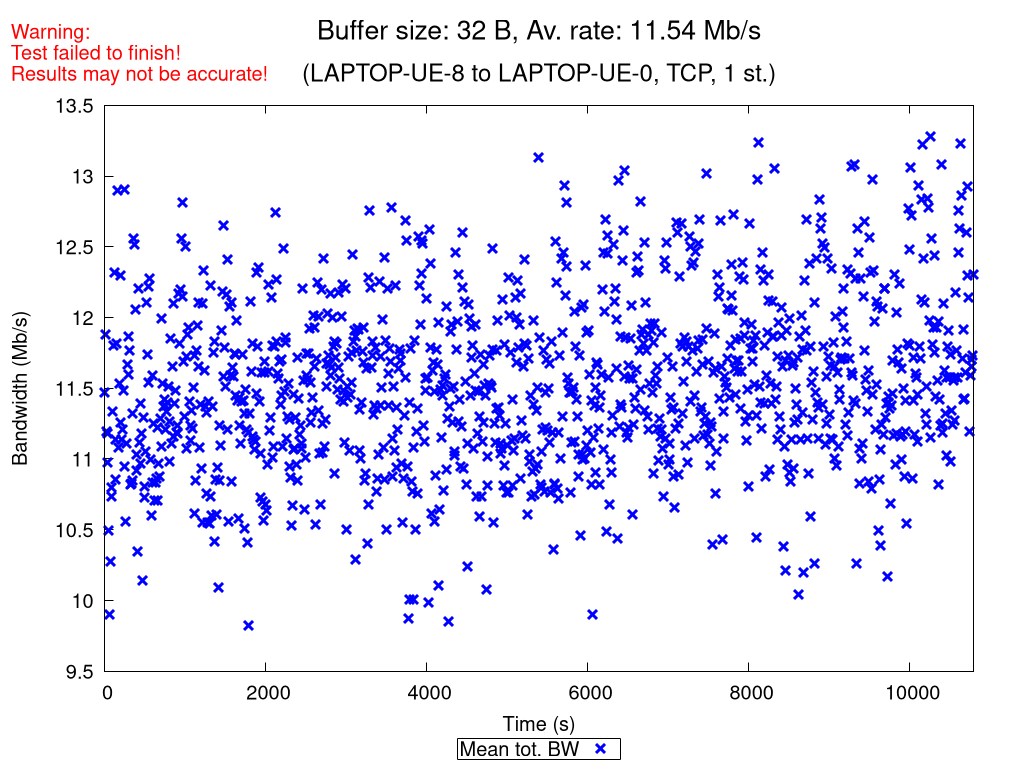

Generate this figure with gnuplot:
set terminal pngcairo nocrop enhanced size 1024,768 font "Verdana,15"
set output "TCP_1_st_2020_11_17_00-20-38_two2one_00032B.png"

set title "{/=20 Buffer size: 32 B, Av. rate: 11.54 Mb/s}\n\n{/=18 (LAPTOP-UE-8 to LAPTOP-UE-0, TCP, 1 st.)}"
set label "Warning:\nTest failed to finish!\nResults may not be accurate!" at screen 0.01, screen 0.96 tc rgb "red"

set xlabel "Time (s)"
set ylabel "Bandwidth (Mb/s)"
set ytics nomirror
set key bmargin center horizontal box samplen 1 width -1
set bmargin 4.6
set rmargin 4.5

rf = 1000000.0  # rate factor
set style fill transparent solid 0.2 noborder
set autoscale xfix
plot "TCP_1_st_2020_11_17_00-20-38_two2one_00032B_iperf_processed.dat" using 1:($2/rf-$3/rf):($2/rf+$3/rf) with filledcurves lc rgb "blue" notitle, \
     "" using 1:($2/rf) with points pt 2 ps 1.5 lw 3 lc rgb "blue" title "Mean tot. BW", \
